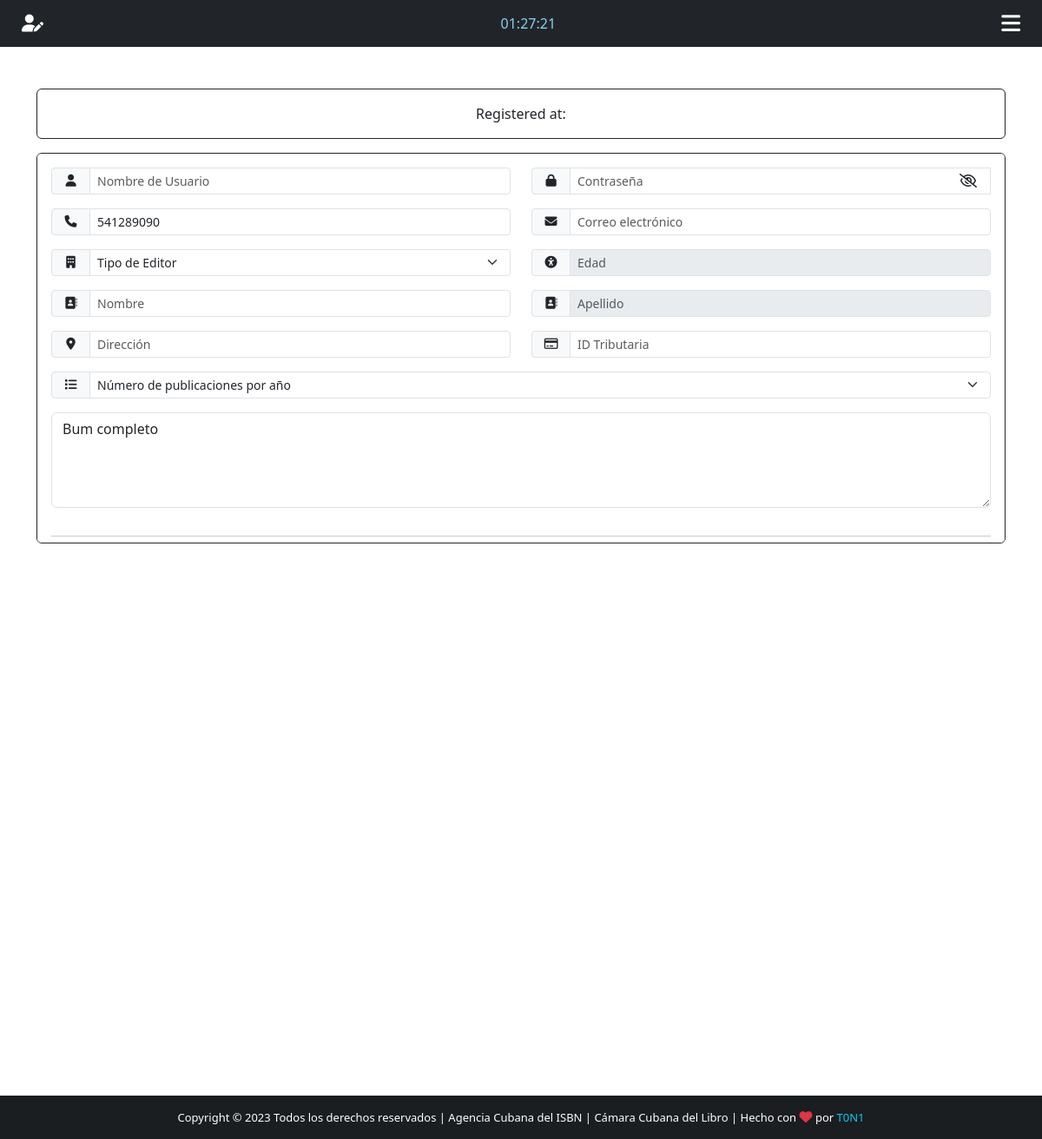
/editor/2 (signed in), run on an earlier commit of the app's database.
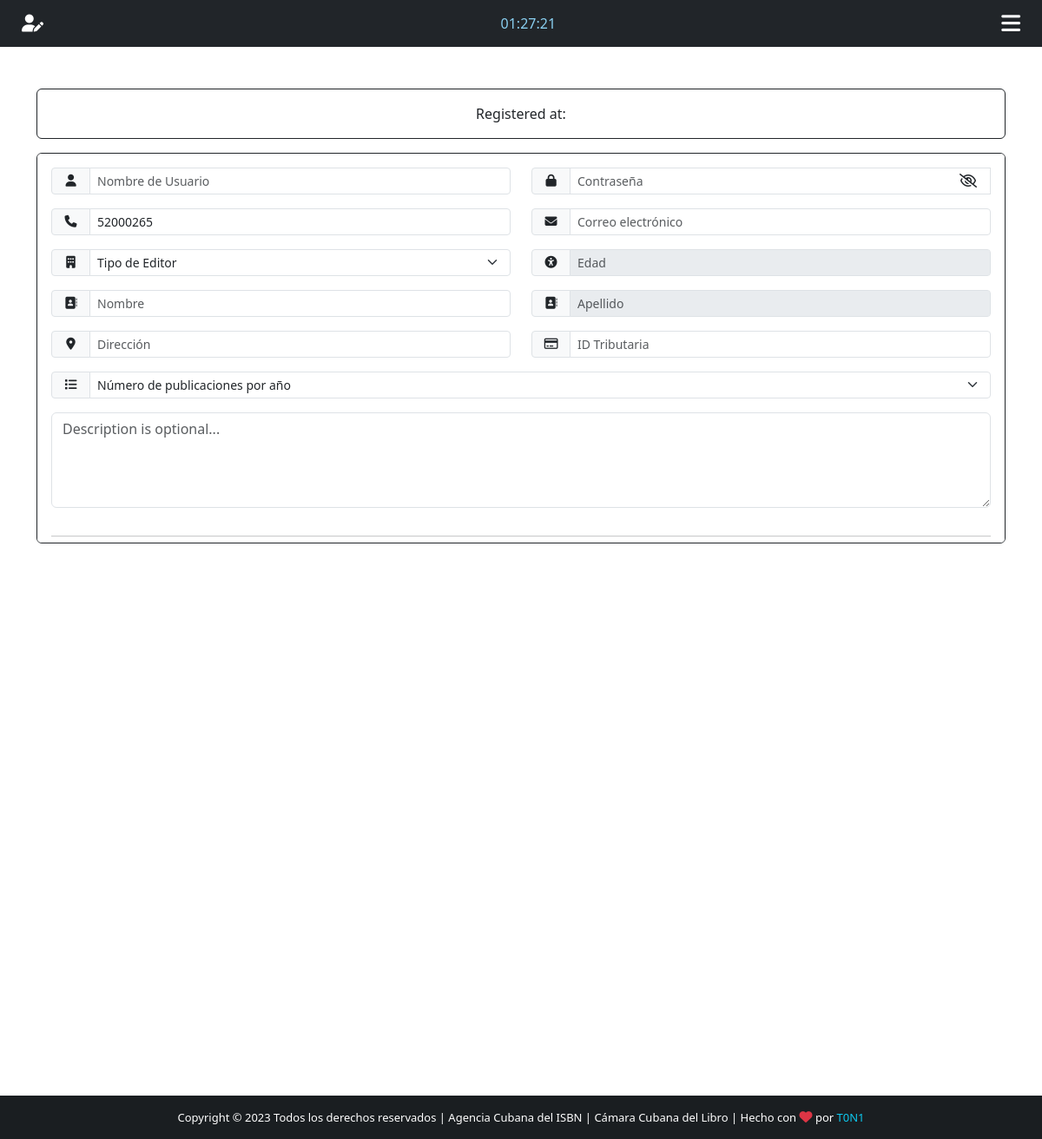
And on a later commit of the database.
### App/models.py (models this page shows, shortened)
class Editor(models.Model):
    COMPANY_EDITOR = 'C'
    EDITOR_INDEPENDIENTE = 'I'
    TYPE = {
        (COMPANY_EDITOR, 'Compañia'),
        (EDITOR_INDEPENDIENTE, 'Independiente'),
    }
    user = models.OneToOneField(User, on_delete=models.CASCADE)
    phone = models.CharField(max_length=20)
    id = models.IntegerField(primary_key=True)
    age = models.PositiveSmallIntegerField(validators=[MaxValueValidator(120), MinValueValidator(18)],
                                           null=True, blank=True)
    prefijo = models.ForeignKey(Prefijo, on_delete=models.PROTECT)
    type = models.CharField(max_length=100, null=True, choices=TYPE)
    image_profile = models.ImageField(upload_to="profile", null=True, default="profile_default.png")
    note = models.TextField(blank=True)
    directions = models.CharField(max_length=150)
    id_tribute = models.PositiveBigIntegerField()
    state = models.BooleanField(default=True)
    class Meta:
        verbose_name_plural = "editores"

### App/views.py (the view)
# urls.py: path('editor/<str:editor_id>', views.editor, name="editor"),
@cache_control(no_cache=True, must_revalidate=True, no_store=True)
@login_required(login_url="login")
def editor(request, editor_id):
    editor = Editor.objects.get(id=editor_id)
    if editor:
        return render(request, "edit.html", {"editor": editor})

### App/templates/edit.html (shortened to what this page needs)
{% extends 'add.html' %}
{% block navbar-content %}
    <i class="fas fa-user-edit"></i>&nbsp;&nbsp; {{ editor.name }}
{% endblock navbar-content %}
{% block card-title %} Registered at: <span class="text-primary"> <strong> {{ editor.created_at | date:'m/d/Y (H:i)' }} </strong></span> {% endblock card-title %}
{% block Action %} action="/edit_editor/" {% endblock Action %}
{% block Value-phone %} value = "{{ editor.phone }}" {% endblock Value-phone %}
{% block Value-email %} value = "{{ editor.email }}" {% endblock Value-email %}
{% block Value-description %}{{ editor.note }}{% endblock Value-description %}

### App/templates/add.html (shortened to what the changed rows need)
{% extends 'base.html' %}
{% block content %}
    <div class="container">
        <div class="row">
            <div class="col-lg-12">
                <form {% block Action %} action="/add_editor/" {% endblock Action %} method="POST" enctype="multipart/form-data" class="card p-3 border-dark mt-3" id="register-form" style="height: 450px; overflow-y: auto">
                    <div class="row">
                        <div class="col-6">
                            <div class="input-group input-group-sm mb-3">
                                <span class="input-group-text side-label-form justify-content-center"><i class="fa fa-phone"></i></span>
                                <input type="text" class="form-control" name="phone" id="phone" placeholder="Número de teléfono" required {% block Value-phone %}{% endblock Value-phone %}>
                            </div>
                        </div>
                    </div>
                    <div class="form-group mb-3">
                      <textarea class="form-control text-sm" name="note" maxlength="1000" id="note" rows="4" placeholder="Description is optional...">{% block Value-description %}{% endblock Value-description %}</textarea>
                    </div>
                </form>
            </div>
        </div>
        </div>
    </div>
{% endblock content %}

What changed in the data, as far as the page shows it:
changed Editor: phone "541289090" → "52000265"; note "Bum completo" → (not shown)
